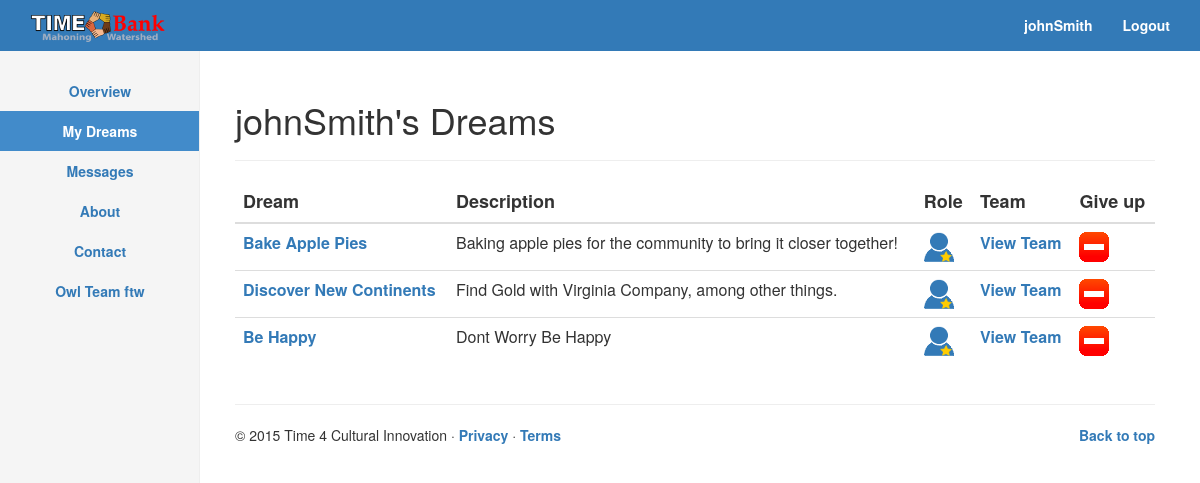
The page /mydreams/ (signed in) on the database its author committed.
### app/models.py (models this page shows, shortened)
class TeamMember(models.Model):
	INACTIVE = 0
	TEAMLEADER = 'TL'
	TEAMMEMBER = 'TM'
	TEAMCOMMUNICATOR = 'TC'
	TEAM=(
    	(TEAMLEADER, 'Team Leader'),
    	(TEAMMEMBER, "Team Member"),
    	(TEAMCOMMUNICATOR, "Team Communicator"),
    )
	personid = models.PositiveIntegerField(default=0, blank=True, null=True)
	dreamid = models.PositiveIntegerField(default=0, blank=True, null=True)
	position = models.CharField(max_length=2, choices=TEAM, default=TEAMMEMBER)
	active = models.BooleanField(default=INACTIVE)
	objects = DreamTeamManager()

### T4CI/views.py (the view)
# urls.py: url(r'^mydreams/$','T4CI.views.dreams', name='mydreams'),
def dreams(request):
	if request.user.is_authenticated():
		dreams = TeamMember.objects.filter(id=request.user.id)
		projects = TeamMember.objects.raw("SELECT * FROM app_teammember JOIN app_dream ON app_teammember.dreamid = app_dream.id AND personid = %s", [request.user.id])
		if(len(list(projects)) < 1):
			projects = None
		context = {
			'dreams' : projects,
		}
		return render(request, "dreams.html", context)
	else:
		return redirect('/')

### templates/dreams.html (shortened to what this page needs)
{% extends "base.html" %}
{% block content %}
	{% include 'sidebar.html' %}
	{% load staticfiles %}
<div class="col-sm-9 col-sm-offset-3 col-md-10 col-md-offset-2 main">
	<br><br>
<div class='row'>
{% if not dreams %}
	You currently have no dreams.
{% elif dreams %}
<div class='col-sm-6 col-sm-offset-2' id="dreamTable">
<h1>{{ request.user.get_username }}'s Dreams</h1>
<hr class="featurette-divider">
<table class="table">
	<thead style="font-size:18px">
		<tr>
			<th>Dream</th>
			<th>Description</th>
			<th>Role</th>
			<th>Team</th>
			<th>Give up</th>
		</tr>
	</thead>
	<tbody style="font-size:16px">
		{% for dream in dreams %}
			<tr>
				<td><a href='../dream/{{ dream.dreamid }}'>{{ dream.name }}</a></td>
				<td>{{ dream.description }}</td>
				<td class={{ dream.position }}></td>
				<td><a href='../team/{{ dream.dreamid}}'>View Team</a></td>
				<td><a data-toggle="modal" data-target="#removeDream" onclick="removeDream({{dream.dreamid}})"><img src="{% static 'img/remove.png' %}"/></a> </td>
			</tr>
</div>
		{% endfor %}
</div>
{% endif %}
</div>
{% endblock %}

### templates/navbar.html (shortened to what this page needs)
   {% load staticfiles %}
    <nav class="navbar navbar-default navbar-fixed-top">
      <div class="container">
        <div class="navbar-header">
          <a class="navbar-brand" href="{% url 'home' %}"><img src="{% static 'img/tbmw.png' %}"/></a>
        </div>
        <div id="navbar" class="navbar-collapse collapse">
          <ul class="nav navbar-nav navbar-right">
          {% if request.user.is_authenticated %}
            <li><a href="{% url 'profile' %}"  style="color: #FFFFFF">{{ user.get_username }}</a></li>
            <li><a href="{% url 'auth_logout' %}"  style="color: #FFFFFF">Logout</a></li>
            {% else %}
            <li><a href="{% url 'registration_register' %}"  style="color: #FFFFFF">Register</a></li>
          </ul>
          {% endif %}
        </div>
      </div>
    </nav>

### static_in_pro/our_static/css/navbar-static-top.css (style rules this page uses)
body { min-height: 1000px; }
.navbar-fixed-top { background-color: #337ab7 ; border-color: #337ab7; }
.navbar-default .navbar-brand { padding-top: 10px; }
a:link { font-weight: bold; text-align: center; }

### static_in_pro/our_static/css/custom.css (style rules this page uses)
#dreamTable { margin-left: 0px; width:100%; float:none; }

### rows shown on the page
TeamMember: name "Bake Apple Pies", description "Baking apple pies for the community to bring it closer together!"
TeamMember: name "Discover New Continents", description "Find Gold with Virginia Company, among other things."
TeamMember: name "Be Happy", description "Dont Worry Be Happy"

### other values the page prints
{{ user.get_username }} "johnSmith"
{{ request.user.get_username }} "johnSmith"
